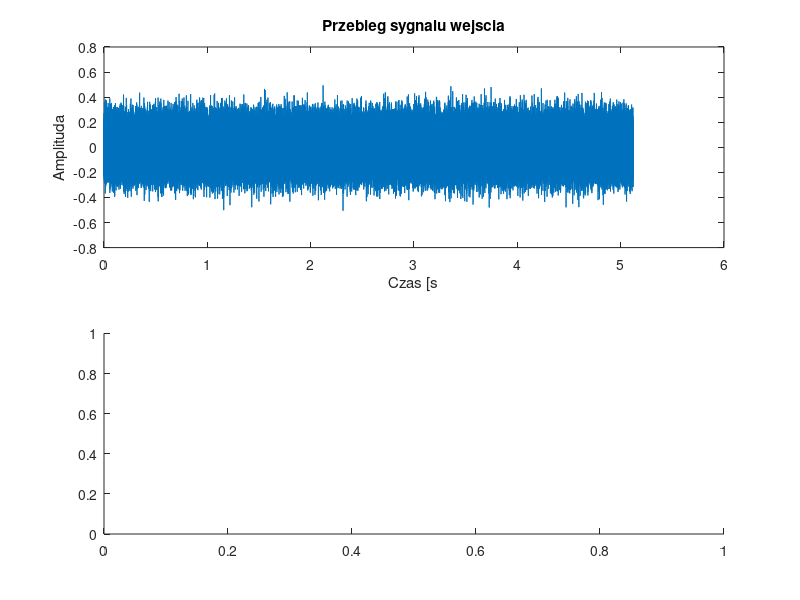

Write the MATLAB code that produced this figure. (Note: this script raises an error after producing the figure.)
clc
clear all

% identyfikacja plikow tekstowych
Fp=48000; % Hz
tp=1/Fp;

plik1=fopen('we_obiekt2.txt','r');
wejscie=fscanf(plik1,'%f',Inf);
fclose(plik1);

plik2=fopen('wy_obiekt2.txt','r');
wyjscie=fscanf(plik2,'%f',Inf);
fclose(plik2);

t=0:tp:(length(wejscie)-1)*tp;

figure(1)
subplot(2,1,1)
plot(t,wejscie)
xlabel('Czas [s');
ylabel('Amplituda');
title('Przebieg sygnalu wejscia')

subplot(2,1,2)
wyswietl_fft(wejscie,Fp);
title('Widmo wejscia')

figure(2)
subplot(2,1,1)
plot(t,wyjscie)
xlabel('Czas [s');
ylabel('Amplituda');
title('Przebieg sygnalu wyjscia')

subplot(2,1,2)
wyswietl_fft(wyjscie, Fp);
title('Widmo wyjscia')


% funkcja korelacja
[acor, lag] = xcorr(wyjscie,wejscie);
op = lag*tp;

figure(3)
plot(op, acor)
title('Korelacja wzajemna')
xlabel('Opoznienie [s]')
ylabel('Amplituda')

%poszukiwanie opoznienia

[~, I] = max(abs(acor));

probka = lag(I) - 2 % 2 probki bo to opoznienie komputera

% wycinanie poczatka i konca 
wejscie = wejscie(1:end-probka+1);
wyjscie = wyjscie(probka:end);
t1 = 0:tp:(length(wejscie)-1)*tp;

%nowe wykresy

figure(4)
subplot(2,1,1)
plot(t1,wejscie)
xlabel('Czas [s');
ylabel('Amplituda');
title('Przebieg sygnalu wejscia')

subplot(2,1,2)
wyswietl_fft(wejscie,Fp);
title('Widmo wejscia')

figure(5)
subplot(2,1,1)
plot(t1,wyjscie)
xlabel('Czas [s');
ylabel('Amplituda');
title('Przebieg sygnalu wyjscia')

subplot(2,1,2)
wyswietl_fft(wyjscie, Fp);
title('Widmo wyjscia')


% funkcja korelacja
[acor, lag] = xcorr(wyjscie,wejscie);
op = lag*tp;

figure(6)
plot(op, acor)
title('Korelacja wzajemna')
xlabel('Opoznienie [s]')
ylabel('Amplituda')

% macierz danych
data=iddata(wyjscie, wejscie, tp);

%okolo 90 procent dopasaowania, wyznaczenie transformaty
T=tfest(data, 4, 2) % dane, stopien mianownika , stopien licznika

T_s=tf(T.Numerator, T.Denominator);

istable(T_s)

[z,p,k] = tf2zp(T.Numerator, T.Denominator) %zero - miejsce 0 licznika, pole- miejsce zerowe mianownika

figure(7)
plot(real(z),imag(z),'mo')
hold on
plot(real(p), imag(p), 'b*')
grid on

figure(8)
nyquist(T_s); %amplitudowo fazowa

figure(9)
bode(T_s); %ampl-czest, i fazo-czest

%wyznaczanie
[H,w]=freqs(T.Numerator, T.Denominator, 1024);
f=w/(2*pi);

figure(10)
subplot(2,1,1)
semilogx(f,20*log10(abs(H)))
title('Char. amplt-czest.')
xlabel('log10(f) [Hz]')
ylabel('Amplituda')
grid on
subplot(2,1,2)
semilogx(f,unwrap(rad2deg(angle(H))))
grid on
title('Char. fazowo-czest.')
xlabel('log10(f) [Hz]')
ylabel('Faza')

%czaowe
figure(11)
impulse(T_s);


figure(12)
step(T_s);

%symulacje

y1=lsim(T_s, wejscie, t1); % z tego mozna odtworzyc znowu fft

w1=500*2*pi;
wym=sin(w1*t1);


y2=lsim(T_s, wym, t1);

figure(13)
subplot(2,2,1)
plot(t1,wym)
xlabel('Czas [s');
ylabel('Amplituda');
title('Przebieg sygnalu wejscia')

subplot(2,2,3)
wyswietl_fft(wym, Fp)
title('Widmo wejscia')

subplot(2,2,2)
plot(t1, y2)
xlabel('Czas [s');
ylabel('Amplituda');
title('Przebieg sygnalu wyjscia')
subplot(2,2,4)
wyswietl_fft(y2, Fp)
title('Widmo wejscia')


w11=500*2*pi; w12=2000*2*pi; w13=5000*2*pi;
wym2=sin(w11*t1)+sin(w12*t1)+sin(w13*t1);

y2=lsim(T_s, wym2, t1);

figure(14)
subplot(2,2,1)
plot(t1,wym2)
xlabel('Czas [s');
ylabel('Amplituda');
title('Przebieg sygnalu wejscia')

subplot(2,2,3)
wyswietl_fft(wym2, Fp)
title('Widmo wejscia')

subplot(2,2,2)
plot(t1, y2)
xlabel('Czas [s');
ylabel('Amplituda');
title('Przebieg sygnalu wyjscia')
subplot(2,2,4)
wyswietl_fft(y2, Fp)
title('Widmo wejscia')




